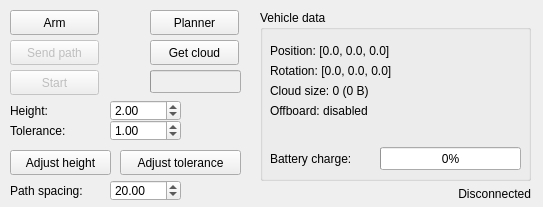
<?xml version="1.0" encoding="UTF-8"?>
<ui version="4.0">
 <class>UserInterface</class>
 <widget class="QMainWindow" name="UserInterface">
  <property name="enabled">
   <bool>true</bool>
  </property>
  <property name="geometry">
   <rect>
    <x>0</x>
    <y>0</y>
    <width>543</width>
    <height>207</height>
   </rect>
  </property>
  <property name="contextMenuPolicy">
   <enum>Qt::DefaultContextMenu</enum>
  </property>
  <property name="windowTitle">
   <string>EagleControl</string>
  </property>
  <property name="documentMode">
   <bool>false</bool>
  </property>
  <property name="dockOptions">
   <set>QMainWindow::AllowTabbedDocks|QMainWindow::AnimatedDocks</set>
  </property>
  <widget class="QWidget" name="centralwidget">
   <property name="enabled">
    <bool>true</bool>
   </property>
   <widget class="QGroupBox" name="droneStateBox">
    <property name="enabled">
     <bool>true</bool>
    </property>
    <property name="geometry">
     <rect>
      <x>260</x>
      <y>10</y>
      <width>271</width>
      <height>171</height>
     </rect>
    </property>
    <property name="title">
     <string>Vehicle data</string>
    </property>
    <widget class="QLabel" name="droneStatePos">
     <property name="geometry">
      <rect>
       <x>10</x>
       <y>30</y>
       <width>251</width>
       <height>21</height>
      </rect>
     </property>
     <property name="text">
      <string>Position: [0.0, 0.0, 0.0]</string>
     </property>
    </widget>
    <widget class="QLabel" name="droneStateRot">
     <property name="geometry">
      <rect>
       <x>10</x>
       <y>50</y>
       <width>251</width>
       <height>21</height>
      </rect>
     </property>
     <property name="text">
      <string>Rotation: [0.0, 0.0, 0.0]</string>
     </property>
    </widget>
    <widget class="QLabel" name="droneStateCloud">
     <property name="geometry">
      <rect>
       <x>10</x>
       <y>70</y>
       <width>251</width>
       <height>21</height>
      </rect>
     </property>
     <property name="text">
      <string>Cloud size: 0 (0 B)</string>
     </property>
    </widget>
    <widget class="QLabel" name="droneStateMode">
     <property name="geometry">
      <rect>
       <x>10</x>
       <y>90</y>
       <width>251</width>
       <height>21</height>
      </rect>
     </property>
     <property name="text">
      <string>Offboard: disabled</string>
     </property>
    </widget>
    <widget class="QLabel" name="chargeLabel">
     <property name="enabled">
      <bool>true</bool>
     </property>
     <property name="geometry">
      <rect>
       <x>10</x>
       <y>140</y>
       <width>111</width>
       <height>17</height>
      </rect>
     </property>
     <property name="text">
      <string>Battery charge:</string>
     </property>
    </widget>
    <widget class="QProgressBar" name="chargeBar">
     <property name="enabled">
      <bool>true</bool>
     </property>
     <property name="geometry">
      <rect>
       <x>120</x>
       <y>137</y>
       <width>141</width>
       <height>23</height>
      </rect>
     </property>
     <property name="value">
      <number>0</number>
     </property>
    </widget>
   </widget>
   <widget class="QPushButton" name="armBtn">
    <property name="enabled">
     <bool>true</bool>
    </property>
    <property name="geometry">
     <rect>
      <x>10</x>
      <y>10</y>
      <width>89</width>
      <height>25</height>
     </rect>
    </property>
    <property name="text">
     <string>Arm</string>
    </property>
   </widget>
   <widget class="QLabel" name="connStateLabel">
    <property name="geometry">
     <rect>
      <x>430</x>
      <y>185</y>
      <width>101</width>
      <height>17</height>
     </rect>
    </property>
    <property name="layoutDirection">
     <enum>Qt::LeftToRight</enum>
    </property>
    <property name="text">
     <string>Disconnected</string>
    </property>
    <property name="alignment">
     <set>Qt::AlignRight|Qt::AlignTrailing|Qt::AlignVCenter</set>
    </property>
   </widget>
   <widget class="QPushButton" name="startBtn">
    <property name="enabled">
     <bool>false</bool>
    </property>
    <property name="geometry">
     <rect>
      <x>10</x>
      <y>70</y>
      <width>89</width>
      <height>25</height>
     </rect>
    </property>
    <property name="text">
     <string>Start</string>
    </property>
   </widget>
   <widget class="QPushButton" name="plannerBtn">
    <property name="enabled">
     <bool>true</bool>
    </property>
    <property name="geometry">
     <rect>
      <x>150</x>
      <y>10</y>
      <width>89</width>
      <height>25</height>
     </rect>
    </property>
    <property name="text">
     <string>Planner</string>
    </property>
   </widget>
   <widget class="QDoubleSpinBox" name="heightSpinBox">
    <property name="geometry">
     <rect>
      <x>110</x>
      <y>100</y>
      <width>71</width>
      <height>21</height>
     </rect>
    </property>
    <property name="minimum">
     <double>1.800000000000000</double>
    </property>
    <property name="maximum">
     <double>8.000000000000000</double>
    </property>
    <property name="singleStep">
     <double>0.010000000000000</double>
    </property>
    <property name="value">
     <double>2.000000000000000</double>
    </property>
   </widget>
   <widget class="QLabel" name="heightLabel">
    <property name="geometry">
     <rect>
      <x>10</x>
      <y>102</y>
      <width>91</width>
      <height>17</height>
     </rect>
    </property>
    <property name="text">
     <string>Height:</string>
    </property>
   </widget>
   <widget class="QPushButton" name="sendPathBtn">
    <property name="enabled">
     <bool>false</bool>
    </property>
    <property name="geometry">
     <rect>
      <x>10</x>
      <y>40</y>
      <width>89</width>
      <height>25</height>
     </rect>
    </property>
    <property name="text">
     <string>Send path</string>
    </property>
   </widget>
   <widget class="QPushButton" name="adjustHeightBtn">
    <property name="enabled">
     <bool>true</bool>
    </property>
    <property name="geometry">
     <rect>
      <x>10</x>
      <y>150</y>
      <width>101</width>
      <height>25</height>
     </rect>
    </property>
    <property name="text">
     <string>Adjust height</string>
    </property>
   </widget>
   <widget class="QLabel" name="toleranceLabel">
    <property name="geometry">
     <rect>
      <x>10</x>
      <y>122</y>
      <width>91</width>
      <height>17</height>
     </rect>
    </property>
    <property name="text">
     <string>Tolerance:</string>
    </property>
   </widget>
   <widget class="QDoubleSpinBox" name="toleranceSpinBox">
    <property name="geometry">
     <rect>
      <x>110</x>
      <y>120</y>
      <width>71</width>
      <height>21</height>
     </rect>
    </property>
    <property name="minimum">
     <double>0.010000000000000</double>
    </property>
    <property name="maximum">
     <double>15.000000000000000</double>
    </property>
    <property name="singleStep">
     <double>0.010000000000000</double>
    </property>
    <property name="value">
     <double>1.000000000000000</double>
    </property>
   </widget>
   <widget class="QPushButton" name="adjustToleranceBtn">
    <property name="enabled">
     <bool>true</bool>
    </property>
    <property name="geometry">
     <rect>
      <x>120</x>
      <y>150</y>
      <width>121</width>
      <height>25</height>
     </rect>
    </property>
    <property name="text">
     <string>Adjust tolerance</string>
    </property>
   </widget>
   <widget class="QLabel" name="pathSpacingLabel">
    <property name="geometry">
     <rect>
      <x>10</x>
      <y>182</y>
      <width>101</width>
      <height>17</height>
     </rect>
    </property>
    <property name="text">
     <string>Path spacing:</string>
    </property>
   </widget>
   <widget class="QDoubleSpinBox" name="pathSpacingSpinBox">
    <property name="geometry">
     <rect>
      <x>110</x>
      <y>180</y>
      <width>71</width>
      <height>21</height>
     </rect>
    </property>
    <property name="decimals">
     <number>2</number>
    </property>
    <property name="minimum">
     <double>1.000000000000000</double>
    </property>
    <property name="maximum">
     <double>1000.000000000000000</double>
    </property>
    <property name="singleStep">
     <double>0.010000000000000</double>
    </property>
    <property name="value">
     <double>20.000000000000000</double>
    </property>
   </widget>
   <widget class="QPushButton" name="getCloudBtn">
    <property name="enabled">
     <bool>true</bool>
    </property>
    <property name="geometry">
     <rect>
      <x>150</x>
      <y>40</y>
      <width>89</width>
      <height>25</height>
     </rect>
    </property>
    <property name="text">
     <string>Get cloud</string>
    </property>
   </widget>
   <widget class="QProgressBar" name="cloudDownloadBar">
    <property name="enabled">
     <bool>false</bool>
    </property>
    <property name="geometry">
     <rect>
      <x>150</x>
      <y>70</y>
      <width>91</width>
      <height>23</height>
     </rect>
    </property>
    <property name="autoFillBackground">
     <bool>true</bool>
    </property>
    <property name="value">
     <number>0</number>
    </property>
    <property name="textVisible">
     <bool>false</bool>
    </property>
   </widget>
  </widget>
  <action name="actionaa">
   <property name="text">
    <string>aa</string>
   </property>
  </action>
  <action name="actionbb">
   <property name="text">
    <string>bb</string>
   </property>
  </action>
 </widget>
 <resources/>
 <connections/>
</ui>
